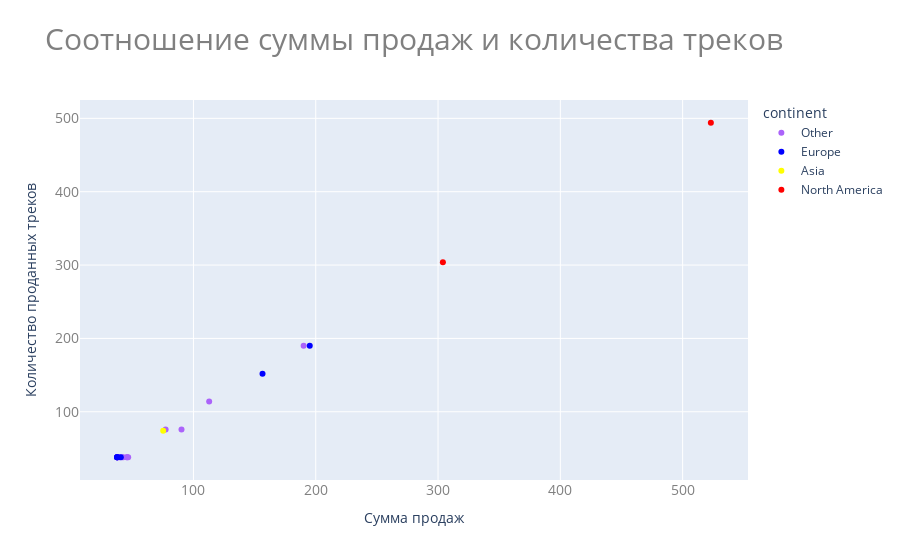

The notebook cell this image was saved under:
### Markdown cell above
**Домашнее задание №2**
*Исполнитель* - Мирахмедова Парвина
*Задача №1*
Создайте датафрейм содержащий сумму и количество продаж треков в разбивке по странам и континентам.
Создайте scatter plot показывающий соотношение суммы продаж и количества треков.
Добавьте разделение по цвету на основе континента. Цвет Азии должен быть жёлтым, цвет Европы синим, цвет Северной Америки красным.
Добавьте название диаграмме. Шрифт должен быть 30, цвет шрифта серый.
Измените шрифт тиков (значения осей) на 14, цвет на серый.

### Code cell
from sqlalchemy import create_engine
from sqlalchemy.engine import URL
import numpy as np
import pandas as pd
import plotly.express as px

from connect import set_connection 
query ="""
select
    iv.billing_country,
    sum(il.unit_price * il.quantity) as total_sales,
    sum(il.quantity) as total_tracks,
    case
        when iv.billing_country in ('USA', 'Canada', 'Mexico') then 'North America'
        when iv.billing_country in ('Germany', 'France', 'UK', 'Italy', 'Spain', 'Netherlands', 'Poland') then 'Europe'
        when iv.billing_country in ('Japan', 'China', 'India', 'South Korea', 'Indonesia') then 'Asia'
        else 'Other'
    end as continent
from
    invoice_line il
join
    invoice iv on il.invoice_id = iv.invoice_id
group by
    iv.billing_country, continent

"""

with set_connection() as conn:
    df = pd.read_sql(query, conn)

fig = px.scatter(df,
                x='total_sales',
                y='total_tracks', color='continent',
                 color_discrete_map={
                     'Asia': 'yellow',
                     'Europe': 'blue',
                     'North America': 'red'
                 },labels={'total_sales': 'Сумма продаж', 'total_tracks': 'Количество проданных треков'},
                 title="Соотношение суммы продаж и количества треков")

fig.update_layout(
    title_font=dict(size=30, color='gray'),
    xaxis=dict(tickfont=dict(size=14, color='gray')),
    yaxis=dict(tickfont=dict(size=14, color='gray'))
)

fig.show()

### Figure 1 — Plotly figure (JSON) as saved in the notebook; plotly's stock layout.template omitted (floating-point values rounded to 4 significant figures)
{"data": [{"hovertemplate": "continent=Other<br>Сумма продаж=%{x}<br>Количество проданных треков=%{y}<extra></extra>", "legendgroup": "Other", "marker": {"color": "#ab63fa", "symbol": "circle"}, "mode": "markers", "name": "Other", "orientation": "v", "showlegend": true, "type": "scatter", "x": [45.62, 77.24, 190.1, 39.62, 37.62, 45.62, 46.62, 112.9, 37.62, 38.62, 41.62, 90.24, 42.62, 37.62, 37.62], "xaxis": "x", "y": [38, 76, 190, 38, 38, 38, 38, 114, 38, 38, 38, 76, 38, 38, 38], "yaxis": "y"}, {"hovertemplate": "continent=Europe<br>Сумма продаж=%{x}<br>Количество проданных треков=%{y}<extra></extra>", "legendgroup": "Europe", "marker": {"color": "blue", "symbol": "circle"}, "mode": "markers", "name": "Europe", "orientation": "v", "showlegend": true, "type": "scatter", "x": [40.62, 195.1, 156.5, 37.62, 37.62, 37.62], "xaxis": "x", "y": [38, 190, 152, 38, 38, 38], "yaxis": "y"}, {"hovertemplate": "continent=Asia<br>Сумма продаж=%{x}<br>Количество проданных треков=%{y}<extra></extra>", "legendgroup": "Asia", "marker": {"color": "yellow", "symbol": "circle"}, "mode": "markers", "name": "Asia", "orientation": "v", "showlegend": true, "type": "scatter", "x": [75.26], "xaxis": "x", "y": [74], "yaxis": "y"}, {"hovertemplate": "continent=North America<br>Сумма продаж=%{x}<br>Количество проданных треков=%{y}<extra></extra>", "legendgroup": "North America", "marker": {"color": "red", "symbol": "circle"}, "mode": "markers", "name": "North America", "orientation": "v", "showlegend": true, "type": "scatter", "x": [523.1, 304.0], "xaxis": "x", "y": [494, 304], "yaxis": "y"}], "layout": {"legend": {"title": {"text": "continent"}, "tracegroupgap": 0}, "title": {"font": {"color": "gray", "size": 30}, "text": "Соотношение суммы продаж и количества треков"}, "xaxis": {"anchor": "y", "domain": [0, 1], "tickfont": {"color": "gray", "size": 14}, "title": {"text": "Сумма продаж"}}, "yaxis": {"anchor": "x", "domain": [0, 1], "tickfont": {"color": "gray", "size": 14}, "title": {"text": "Количество проданных треков"}}}}
